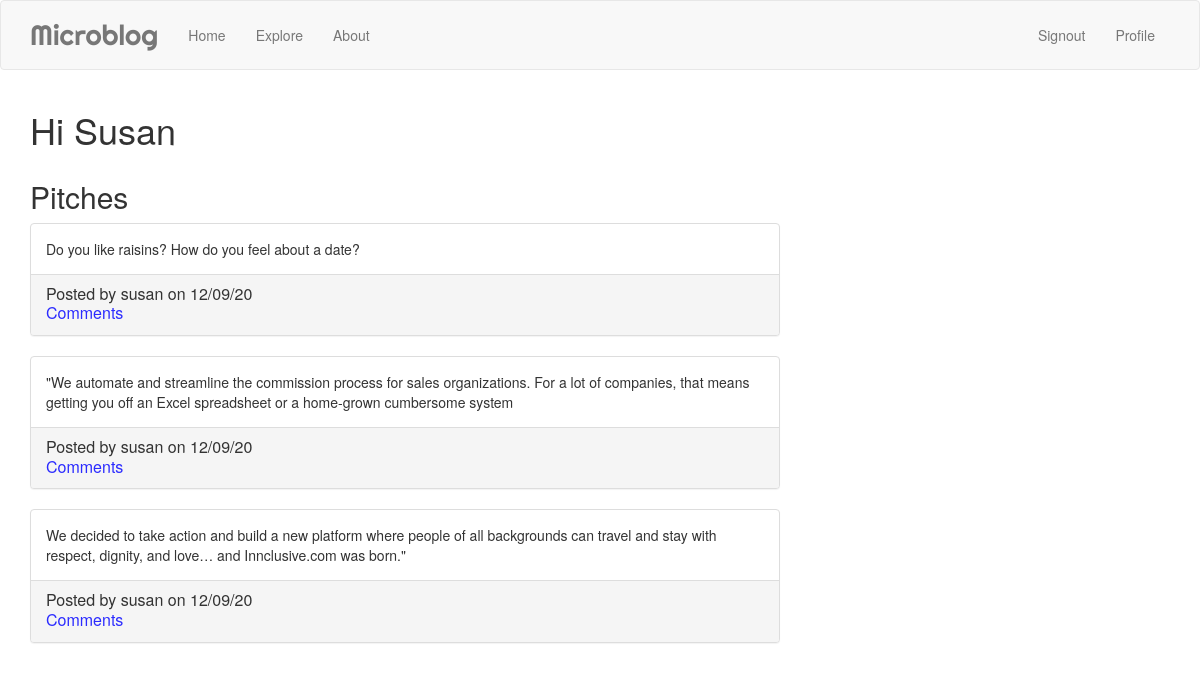
/user/susan (signed in), run on the app's committed database.
### app/models.py (models this page shows, shortened)
class User(UserMixin, db.Model):
    id = db.Column(db.Integer, primary_key=True)
    username = db.Column(db.String(64), index=True, unique=True)
    email = db.Column(db.String(120), index=True, unique=True)
    password_hash = db.Column(db.String(128))
    pitches = db.relationship('Pitch', backref='author', lazy='dynamic')

class Pitch(db.Model):
    id = db.Column(db.Integer, primary_key=True)
    body = db.Column(db.String(200))
    timestamp = db.Column(db.DateTime, index=True, default=datetime.utcnow)
    user_id = db.Column(db.Integer, db.ForeignKey('user.id'))
    category = db.Column(db.String(64))
    comments = db.relationship('Comment', backref='collection', lazy='dynamic')

### app/main/routes.py (the view)
@bp.route('/user/<user>')
def user(user):
    if current_user.is_anonymous:
        return redirect(url_for('auth.login'))
    user = User.query.filter_by(username=user).first()
    pitches = Pitch.query.filter_by(author=user).all()
    return render_template('user.html', user=user, pitches=pitches)

### app/models.py (called while the page is built)
@login.user_loader
def load_user(id):
    return User.query.get(int(id))

### app/templates/user.html
{% extends "base.html" %}
{% block content%}
    <div class="container">
        <h1>Hi {{ user.username.title() }}</h1>
        <div class="row">
            <div class="col-md-8">
                <h2>Pitches</h2>
                {% for pitch in pitches %}
                    <div class="panel panel-default">
                        <div class="panel-body">
                        {{ pitch.body }}
                        </div>
                        <div class="panel-footer">
                            <h3 class="panel-title">Posted by {{ pitch.author.username }} on {{ pitch.timestamp.strftime("%x") }}</h3>
                            <a href="{{ url_for('main.comments', pitch=pitch.id) }}" style="color: #2b2bff;" class="panel-title">Comments</a>
                        </div>
                      </div>
                {% endfor %}
            </div>
        </div>
    </div>
{% endblock %}

### data on the page
User: username "Susan"
Pitch: body "Do you like raisins? How do you feel about a date?", author.username "susan", timestamp "12/09/20"
Pitch: body "\"We automate and streamline the commission process for sales organizations. For a lot of companies, that means getting you off an Excel spreadsheet or a home-grown cumbersome system", author.username "susan", timestamp "12/09/20"
Pitch: body "We decided to take action and build a new platform where people of all backgrounds can travel and stay with respect, dignity, and love… and Innclusive.com was born.\"", author.username "susan", timestamp "12/09/20"

### other printed values
{{ ('Home') }} "Home"
{{ ('Explore') }} "Explore"
{{ ('About') }} "About"
{{ ('Signout') }} "Signout"
{{ ('Profile') }} "Profile"
